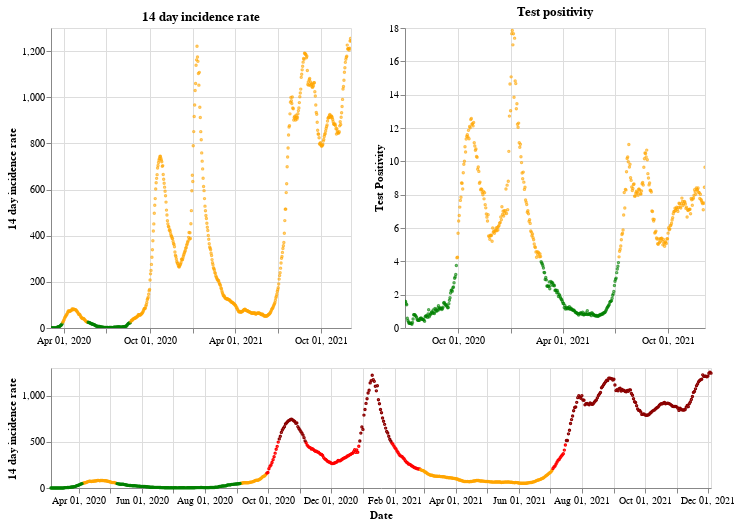

Write notebook code for a chart like this one.
### Markdown cell above
## Northern Ireland

### Code cell
plot_traffic_light('Northern Ireland')

### Figure 1 — Vega-Lite specification as saved in the notebook (floating-point values rounded to 4 significant figures; data arrays with more than 128 entries replaced by an {"elided": "..."} marker saying what was removed)
{"config": {"view": {"continuousWidth": 400, "continuousHeight": 300}}, "vconcat": [{"hconcat": [{"mark": {"type": "point", "size": 2}, "encoding": {"color": {"condition": {"value": "green", "test": "(datum.twoWeeklyCasesRate <= 25)"}, "value": "orange"}, "tooltip": [{"type": "nominal", "field": "areaName"}, {"type": "temporal", "field": "date"}, {"type": "quantitative", "field": "twoWeeklyCasesRate"}, {"type": "quantitative", "field": "testPositivity"}], "x": {"type": "temporal", "axis": {"title": ""}, "field": "date", "scale": {"domain": {"selection": "DateBrush"}}, "timeUnit": "yearmonthdate"}, "y": {"type": "quantitative", "axis": {"title": "14 day incidence rate"}, "field": "twoWeeklyCasesRate"}}, "title": "14 day incidence rate", "width": 300}, {"mark": {"type": "point", "size": 2}, "encoding": {"color": {"condition": {"value": "green", "test": "(datum.testPositivity <= 4)"}, "value": "orange"}, "tooltip": [{"type": "nominal", "field": "areaName"}, {"type": "temporal", "field": "date"}, {"type": "quantitative", "field": "twoWeeklyCasesRate"}, {"type": "quantitative", "field": "testPositivity"}], "x": {"type": "temporal", "axis": {"title": ""}, "field": "date", "scale": {"domain": {"selection": "DateBrush"}}, "timeUnit": "yearmonthdate"}, "y": {"type": "quantitative", "axis": {"title": "Test Positivity"}, "field": "testPositivity"}}, "title": "Test positivity", "width": 300}]}, {"layer": [{"mark": {"type": "point", "size": 2}, "encoding": {"color": {"condition": {"value": "orange", "test": "(((datum.testPositivity < 4) && (datum.twoWeeklyCasesRate >= 50)) && (datum.twoWeeklyCasesRate < 200))"}, "value": "red"}, "opacity": {"condition": {"value": 1, "test": "((datum.twoWeeklyCasesRate >= 50) && (datum.twoWeeklyCasesRate < 500))"}, "value": 0}, "tooltip": [{"type": "nominal", "field": "areaName"}, {"type": "temporal", "field": "date"}, {"type": "quantitative", "field": "twoWeeklyCasesRate"}, {"type": "quantitative", "field": "testPositivity"}], "x": {"type": "temporal", "axis": {"title": "Date"}, "field": "date", "timeUnit": "yearmonthdate"}, "y": {"type": "quantitative", "axis": {"title": "14 day incidence rate"}, "field": "twoWeeklyCasesRate"}}, "selection": {"DateBrush": {"type": "interval", "encodings": ["x"], "fields": ["Time"]}}}, {"mark": {"type": "point", "size": 2}, "encoding": {"color": {"value": "darkred"}, "opacity": {"condition": {"value": 1, "test": "(datum.twoWeeklyCasesRate >= 500)"}, "value": 0}, "tooltip": [{"type": "nominal", "field": "areaName"}, {"type": "temporal", "field": "date"}, {"type": "quantitative", "field": "twoWeeklyCasesRate"}, {"type": "quantitative", "field": "testPositivity"}], "x": {"type": "temporal", "axis": {"title": "Date"}, "field": "date", "timeUnit": "yearmonthdate"}, "y": {"type": "quantitative", "axis": {"title": "14 day incidence rate"}, "field": "twoWeeklyCasesRate"}}}, {"mark": {"type": "point", "size": 2}, "encoding": {"color": {"condition": {"value": "green", "test": "((datum.testPositivity < 4) && (datum.twoWeeklyCasesRate < 50))"}, "value": "orange"}, "opacity": {"condition": {"value": 1, "test": "(datum.twoWeeklyCasesRate < 50)"}, "value": 0}, "tooltip": [{"type": "nominal", "field": "areaName"}, {"type": "temporal", "field": "date"}, {"type": "quantitative", "field": "twoWeeklyCasesRate"}, {"type": "quantitative", "field": "testPositivity"}], "x": {"type": "temporal", "axis": {"title": "Date"}, "field": "date", "timeUnit": "yearmonthdate"}, "y": {"type": "quantitative", "axis": {"title": "14 day incidence rate"}, "field": "twoWeeklyCasesRate"}}}], "height": 120, "width": 660}], "data": {"name": "data-3db7779aad5c587d5dd51849e5db56e8"}, "$schema": "https://vega.github.io/schema/vega-lite/v4.8.1.json", "datasets": {"data-3db7779aad5c587d5dd51849e5db56e8": {"elided": "640 records"}}}
